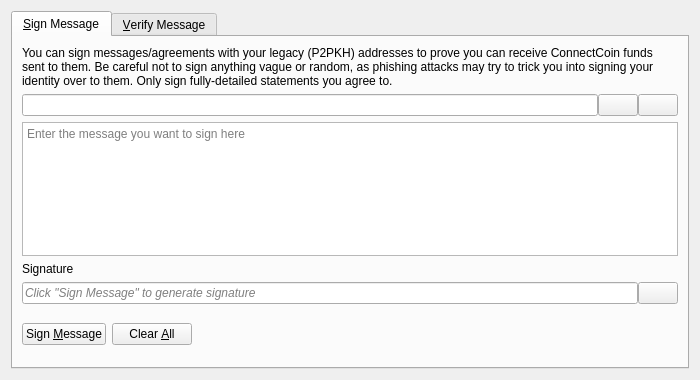
<?xml version="1.0" encoding="UTF-8"?>
<ui version="4.0">
 <class>SignVerifyMessageDialog</class>
 <widget class="QDialog" name="SignVerifyMessageDialog">
  <property name="geometry">
   <rect>
    <x>0</x>
    <y>0</y>
    <width>700</width>
    <height>380</height>
   </rect>
  </property>
  <property name="windowTitle">
   <string>Signatures - Sign / Verify a Message</string>
  </property>
  <property name="modal">
   <bool>true</bool>
  </property>
  <layout class="QVBoxLayout" name="verticalLayout">
   <item>
    <widget class="QTabWidget" name="tabWidget">
     <property name="currentIndex">
      <number>0</number>
     </property>
     <widget class="QWidget" name="tabSignMessage">
      <attribute name="title">
       <string>&amp;Sign Message</string>
      </attribute>
      <layout class="QVBoxLayout" name="verticalLayout_SM">
       <item>
        <widget class="QLabel" name="infoLabel_SM">
         <property name="text">
          <string>You can sign messages/agreements with your legacy (P2PKH) addresses to prove you can receive ConnectCoin funds sent to them. Be careful not to sign anything vague or random, as phishing attacks may try to trick you into signing your identity over to them. Only sign fully-detailed statements you agree to.</string>
         </property>
         <property name="textFormat">
          <enum>Qt::PlainText</enum>
         </property>
         <property name="wordWrap">
          <bool>true</bool>
         </property>
        </widget>
       </item>
       <item>
        <layout class="QHBoxLayout" name="horizontalLayout_1_SM">
         <property name="spacing">
          <number>0</number>
         </property>
         <item>
          <widget class="QValidatedLineEdit" name="addressIn_SM">
           <property name="toolTip">
            <string>The ConnectCoin address to sign the message with</string>
           </property>
          </widget>
         </item>
         <item>
          <widget class="QPushButton" name="addressBookButton_SM">
           <property name="toolTip">
            <string>Choose previously used address</string>
           </property>
           <property name="text">
            <string/>
           </property>
           <property name="icon">
            <iconset resource="../bitcoin.qrc">
             <normaloff>:/icons/address-book</normaloff>:/icons/address-book</iconset>
           </property>
           <property name="shortcut">
            <string>Alt+A</string>
           </property>
           <property name="autoDefault">
            <bool>false</bool>
           </property>
          </widget>
         </item>
         <item>
          <widget class="QPushButton" name="pasteButton_SM">
           <property name="toolTip">
            <string>Paste address from clipboard</string>
           </property>
           <property name="text">
            <string/>
           </property>
           <property name="icon">
            <iconset resource="../bitcoin.qrc">
             <normaloff>:/icons/editpaste</normaloff>:/icons/editpaste</iconset>
           </property>
           <property name="shortcut">
            <string>Alt+P</string>
           </property>
           <property name="autoDefault">
            <bool>false</bool>
           </property>
          </widget>
         </item>
        </layout>
       </item>
       <item>
        <widget class="QPlainTextEdit" name="messageIn_SM">
         <property name="toolTip">
          <string>Enter the message you want to sign here</string>
         </property>
         <property name="placeholderText">
          <string>Enter the message you want to sign here</string>
         </property>
        </widget>
       </item>
       <item>
        <widget class="QLabel" name="signatureLabel_SM">
         <property name="text">
          <string>Signature</string>
         </property>
         <property name="textFormat">
          <enum>Qt::PlainText</enum>
         </property>
        </widget>
       </item>
       <item>
        <layout class="QHBoxLayout" name="horizontalLayout_2_SM">
         <property name="spacing">
          <number>0</number>
         </property>
         <item>
          <widget class="QLineEdit" name="signatureOut_SM">
           <property name="placeholderText">
            <string>Click "Sign Message" to generate signature</string>
           </property>
           <property name="font">
            <font>
             <italic>true</italic>
            </font>
           </property>
           <property name="readOnly">
            <bool>true</bool>
           </property>
          </widget>
         </item>
         <item>
          <widget class="QPushButton" name="copySignatureButton_SM">
           <property name="toolTip">
            <string>Copy the current signature to the clipboard</string>
           </property>
           <property name="text">
            <string/>
           </property>
           <property name="icon">
            <iconset resource="../bitcoin.qrc">
             <normaloff>:/icons/editcopy</normaloff>:/icons/editcopy</iconset>
           </property>
           <property name="autoDefault">
            <bool>false</bool>
           </property>
          </widget>
         </item>
        </layout>
       </item>
       <item>
        <layout class="QHBoxLayout" name="horizontalLayout_3_SM">
         <item>
          <widget class="QPushButton" name="signMessageButton_SM">
           <property name="toolTip">
            <string>Sign the message to prove you own this ConnectCoin address</string>
           </property>
           <property name="text">
            <string>Sign &amp;Message</string>
           </property>
           <property name="icon">
            <iconset resource="../bitcoin.qrc">
             <normaloff>:/icons/edit</normaloff>:/icons/edit</iconset>
           </property>
           <property name="autoDefault">
            <bool>false</bool>
           </property>
          </widget>
         </item>
         <item>
          <widget class="QPushButton" name="clearButton_SM">
           <property name="toolTip">
            <string>Reset all sign message fields</string>
           </property>
           <property name="text">
            <string>Clear &amp;All</string>
           </property>
           <property name="icon">
            <iconset resource="../bitcoin.qrc">
             <normaloff>:/icons/remove</normaloff>:/icons/remove</iconset>
           </property>
           <property name="autoDefault">
            <bool>false</bool>
           </property>
          </widget>
         </item>
         <item>
          <spacer name="horizontalSpacer_1_SM">
           <property name="orientation">
            <enum>Qt::Horizontal</enum>
           </property>
           <property name="sizeHint" stdset="0">
            <size>
             <width>40</width>
             <height>48</height>
            </size>
           </property>
          </spacer>
         </item>
         <item>
          <widget class="QLabel" name="statusLabel_SM">
           <property name="font">
            <font>
             <weight>75</weight>
             <bold>true</bold>
            </font>
           </property>
           <property name="text">
            <string/>
           </property>
           <property name="wordWrap">
            <bool>true</bool>
           </property>
          </widget>
         </item>
         <item>
          <spacer name="horizontalSpacer_2_SM">
           <property name="orientation">
            <enum>Qt::Horizontal</enum>
           </property>
           <property name="sizeHint" stdset="0">
            <size>
             <width>40</width>
             <height>48</height>
            </size>
           </property>
          </spacer>
         </item>
        </layout>
       </item>
      </layout>
     </widget>
     <widget class="QWidget" name="tabVerifyMessage">
      <attribute name="title">
       <string>&amp;Verify Message</string>
      </attribute>
      <layout class="QVBoxLayout" name="verticalLayout_VM">
       <item>
        <widget class="QLabel" name="infoLabel_VM">
         <property name="text">
          <string>Enter the receiver's address, message (ensure you copy line breaks, spaces, tabs, etc. exactly) and signature below to verify the message. Be careful not to read more into the signature than what is in the signed message itself, to avoid being tricked by a man-in-the-middle attack. Note that this only proves the signing party receives with the address, it cannot prove sendership of any transaction!</string>
         </property>
         <property name="textFormat">
          <enum>Qt::PlainText</enum>
         </property>
         <property name="alignment">
          <set>Qt::AlignLeading|Qt::AlignLeft|Qt::AlignTop</set>
         </property>
         <property name="wordWrap">
          <bool>true</bool>
         </property>
        </widget>
       </item>
       <item>
        <layout class="QHBoxLayout" name="horizontalLayout_1_VM">
         <property name="spacing">
          <number>0</number>
         </property>
         <item>
          <widget class="QValidatedLineEdit" name="addressIn_VM">
           <property name="toolTip">
            <string>The ConnectCoin address the message was signed with</string>
           </property>
          </widget>
         </item>
         <item>
          <widget class="QPushButton" name="addressBookButton_VM">
           <property name="toolTip">
            <string>Choose previously used address</string>
           </property>
           <property name="text">
            <string/>
           </property>
           <property name="icon">
            <iconset resource="../bitcoin.qrc">
             <normaloff>:/icons/address-book</normaloff>:/icons/address-book</iconset>
           </property>
           <property name="shortcut">
            <string>Alt+A</string>
           </property>
           <property name="autoDefault">
            <bool>false</bool>
           </property>
          </widget>
         </item>
        </layout>
       </item>
       <item>
        <widget class="QPlainTextEdit" name="messageIn_VM">
          <property name="toolTip">
            <string>The signed message to verify</string>
          </property>
          <property name="placeholderText">
            <string>The signed message to verify</string>
          </property>
        </widget>
       </item>
       <item>
        <widget class="QValidatedLineEdit" name="signatureIn_VM">
          <property name="toolTip">
            <string>The signature given when the message was signed</string>
          </property>
          <property name="placeholderText">
            <string>The signature given when the message was signed</string>
          </property>
        </widget>
       </item>
       <item>
        <layout class="QHBoxLayout" name="horizontalLayout_2_VM">
         <item>
          <widget class="QPushButton" name="verifyMessageButton_VM">
           <property name="toolTip">
            <string>Verify the message to ensure it was signed with the specified ConnectCoin address</string>
           </property>
           <property name="text">
            <string>Verify &amp;Message</string>
           </property>
           <property name="icon">
            <iconset resource="../bitcoin.qrc">
             <normaloff>:/icons/transaction_0</normaloff>:/icons/transaction_0</iconset>
           </property>
           <property name="autoDefault">
            <bool>false</bool>
           </property>
          </widget>
         </item>
         <item>
          <widget class="QPushButton" name="clearButton_VM">
           <property name="toolTip">
            <string>Reset all verify message fields</string>
           </property>
           <property name="text">
            <string>Clear &amp;All</string>
           </property>
           <property name="icon">
            <iconset resource="../bitcoin.qrc">
             <normaloff>:/icons/remove</normaloff>:/icons/remove</iconset>
           </property>
           <property name="autoDefault">
            <bool>false</bool>
           </property>
          </widget>
         </item>
         <item>
          <spacer name="horizontalSpacer_1_VM">
           <property name="orientation">
            <enum>Qt::Horizontal</enum>
           </property>
           <property name="sizeHint" stdset="0">
            <size>
             <width>40</width>
             <height>48</height>
            </size>
           </property>
          </spacer>
         </item>
         <item>
          <widget class="QLabel" name="statusLabel_VM">
           <property name="font">
            <font>
             <weight>75</weight>
             <bold>true</bold>
            </font>
           </property>
           <property name="text">
            <string/>
           </property>
           <property name="wordWrap">
            <bool>true</bool>
           </property>
          </widget>
         </item>
         <item>
          <spacer name="horizontalSpacer_2_VM">
           <property name="orientation">
            <enum>Qt::Horizontal</enum>
           </property>
           <property name="sizeHint" stdset="0">
            <size>
             <width>40</width>
             <height>48</height>
            </size>
           </property>
          </spacer>
         </item>
        </layout>
       </item>
      </layout>
     </widget>
    </widget>
   </item>
  </layout>
 </widget>
 <customwidgets>
  <customwidget>
   <class>QValidatedLineEdit</class>
   <extends>QLineEdit</extends>
   <header>qt/qvalidatedlineedit.h</header>
  </customwidget>
 </customwidgets>
 <resources>
  <include location="../bitcoin.qrc"/>
 </resources>
 <connections/>
</ui>
